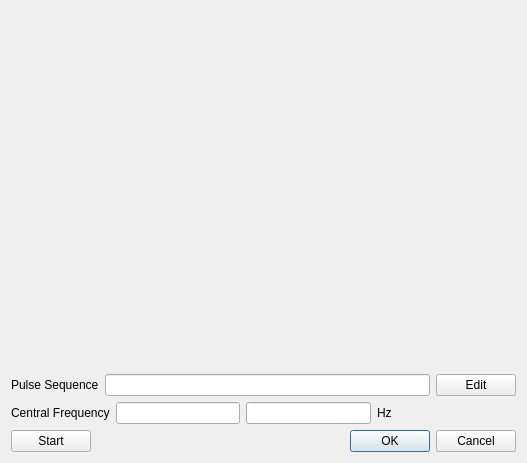
<?xml version="1.0" encoding="UTF-8"?>
<ui version="4.0">
 <class>TuningCentralFrequency</class>
 <widget class="QDialog" name="TuningCentralFrequency">
  <property name="geometry">
   <rect>
    <x>0</x>
    <y>0</y>
    <width>527</width>
    <height>463</height>
   </rect>
  </property>
  <property name="windowTitle">
   <string>Central Frequency</string>
  </property>
  <layout class="QVBoxLayout" name="verticalLayout">
   <item>
    <widget class="QCustomPlot" name="plotWidget" native="true">
     <property name="sizePolicy">
      <sizepolicy hsizetype="Preferred" vsizetype="Expanding">
       <horstretch>0</horstretch>
       <verstretch>0</verstretch>
      </sizepolicy>
     </property>
    </widget>
   </item>
   <item>
    <layout class="QHBoxLayout" name="horizontalLayout_2">
     <item>
      <widget class="QLabel" name="label">
       <property name="text">
        <string>Pulse Sequence</string>
       </property>
      </widget>
     </item>
     <item>
      <widget class="QLineEdit" name="lineEdit">
       <property name="readOnly">
        <bool>true</bool>
       </property>
      </widget>
     </item>
     <item>
      <widget class="QPushButton" name="pushButton_2">
       <property name="text">
        <string>Edit</string>
       </property>
      </widget>
     </item>
    </layout>
   </item>
   <item>
    <layout class="QHBoxLayout" name="horizontalLayout_3">
     <item>
      <widget class="QLabel" name="label_2">
       <property name="text">
        <string>Central Frequency</string>
       </property>
      </widget>
     </item>
     <item>
      <widget class="QLineEdit" name="lineEdit_2"/>
     </item>
     <item>
      <widget class="QLineEdit" name="lineEdit_3"/>
     </item>
     <item>
      <widget class="QLabel" name="label_3">
       <property name="text">
        <string>Hz</string>
       </property>
      </widget>
     </item>
     <item>
      <spacer name="horizontalSpacer_2">
       <property name="orientation">
        <enum>Qt::Orientation::Horizontal</enum>
       </property>
       <property name="sizeHint" stdset="0">
        <size>
         <width>40</width>
         <height>20</height>
        </size>
       </property>
      </spacer>
     </item>
    </layout>
   </item>
   <item>
    <layout class="QHBoxLayout" name="horizontalLayout">
     <item>
      <widget class="QPushButton" name="pushButton">
       <property name="text">
        <string>Start</string>
       </property>
      </widget>
     </item>
     <item>
      <spacer name="horizontalSpacer">
       <property name="orientation">
        <enum>Qt::Orientation::Horizontal</enum>
       </property>
       <property name="sizeHint" stdset="0">
        <size>
         <width>40</width>
         <height>20</height>
        </size>
       </property>
      </spacer>
     </item>
     <item>
      <widget class="QDialogButtonBox" name="buttonBox">
       <property name="orientation">
        <enum>Qt::Orientation::Horizontal</enum>
       </property>
       <property name="standardButtons">
        <set>QDialogButtonBox::StandardButton::Cancel|QDialogButtonBox::StandardButton::Ok</set>
       </property>
      </widget>
     </item>
    </layout>
   </item>
  </layout>
 </widget>
 <customwidgets>
  <customwidget>
   <class>QCustomPlot</class>
   <extends>QWidget</extends>
   <header>qcustomplot.h</header>
   <container>1</container>
  </customwidget>
 </customwidgets>
 <resources/>
 <connections>
  <connection>
   <sender>buttonBox</sender>
   <signal>accepted()</signal>
   <receiver>TuningCentralFrequency</receiver>
   <slot>accept()</slot>
   <hints>
    <hint type="sourcelabel">
     <x>248</x>
     <y>254</y>
    </hint>
    <hint type="destinationlabel">
     <x>157</x>
     <y>274</y>
    </hint>
   </hints>
  </connection>
  <connection>
   <sender>buttonBox</sender>
   <signal>rejected()</signal>
   <receiver>TuningCentralFrequency</receiver>
   <slot>reject()</slot>
   <hints>
    <hint type="sourcelabel">
     <x>316</x>
     <y>260</y>
    </hint>
    <hint type="destinationlabel">
     <x>286</x>
     <y>274</y>
    </hint>
   </hints>
  </connection>
 </connections>
</ui>
